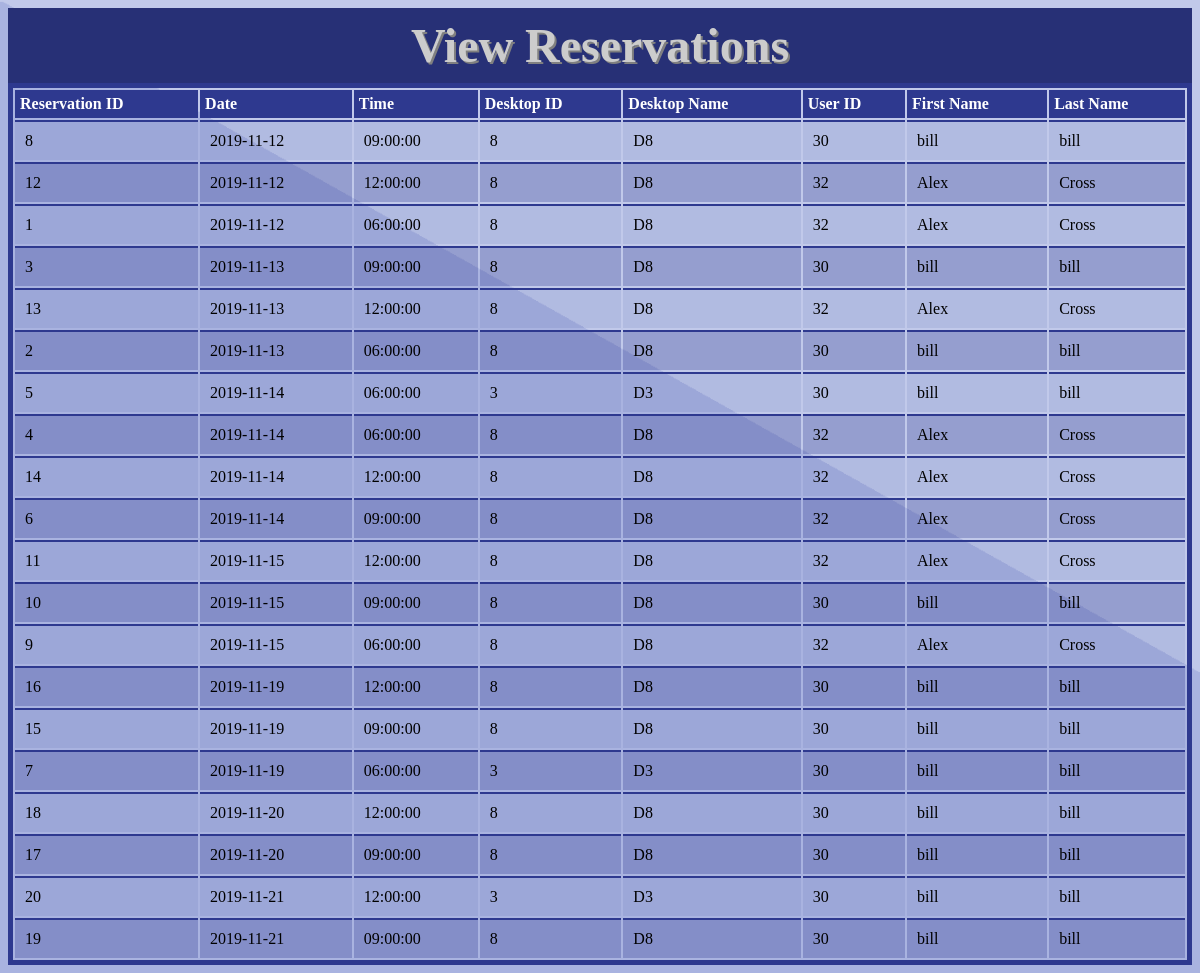
The page /Views/viewreservations.php on the database as committed earlier.
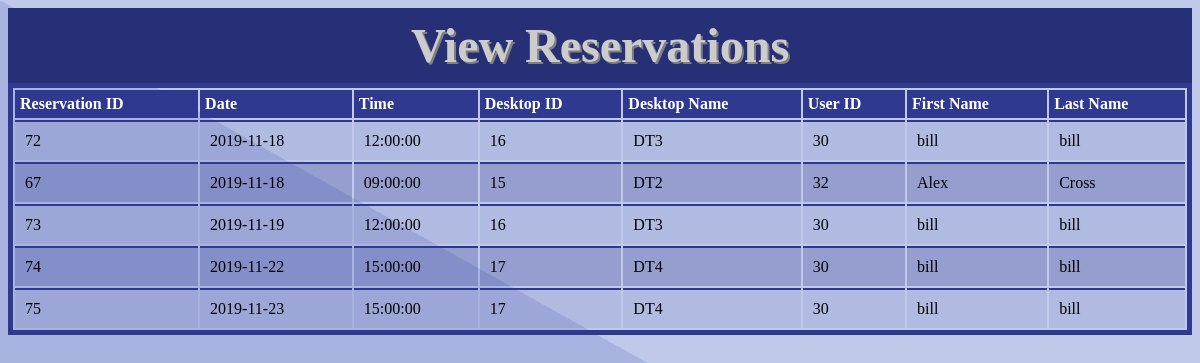
The same page on the database as committed later.
### tables this page shows
CREATE TABLE `reservation` (
  `reserve_id` int(11) NOT NULL AUTO_INCREMENT,
  `user_num` int(11) NOT NULL,
  `slot_id` int(11) NOT NULL,
  `dtop_id` int(11) NOT NULL,
  `b_num` int(11) NOT NULL,
  PRIMARY KEY (`reserve_id`),
  UNIQUE KEY `user_slot_unique` (`user_num`,`slot_id`),
  UNIQUE KEY `dtop_slot_unique` (`dtop_id`,`slot_id`),
  KEY `fk_slot` (`slot_id`),
  KEY `fk_b2` (`b_num`),
  CONSTRAINT `fk_b2` FOREIGN KEY (`b_num`) REFERENCES `build` (`b_num`),
  CONSTRAINT `fk_dtop2` FOREIGN KEY (`dtop_id`) REFERENCES `desktop` (`dtop_id`),
  CONSTRAINT `fk_slot` FOREIGN KEY (`slot_id`) REFERENCES `timeslot` (`slot_id`),
  CONSTRAINT `fk_user` FOREIGN KEY (`user_num`) REFERENCES `user` (`user_num`)
);

CREATE TABLE `timeslot` (
  `slot_id` int(11) NOT NULL AUTO_INCREMENT,
  `date` date NOT NULL,
  `start_time` time NOT NULL,
  `state` tinyint(4) NOT NULL DEFAULT '0',
  PRIMARY KEY (`slot_id`),
  UNIQUE KEY `slot_id_UNIQUE` (`slot_id`),
  UNIQUE KEY `starttime_date_unique_index` (`start_time`,`date`)
);

CREATE TABLE `desktop` (
  `dtop_id` int(11) NOT NULL AUTO_INCREMENT,
  `name` varchar(40) NOT NULL,
  `active_bit` bit(1) DEFAULT b'1',
  PRIMARY KEY (`dtop_id`),
  UNIQUE KEY `desktop_id_UNIQUE` (`dtop_id`)
);

CREATE TABLE `user` (
  `user_num` int(11) NOT NULL AUTO_INCREMENT,
  `first_name` varchar(30) NOT NULL,
  `last_name` varchar(30) NOT NULL,
  `username` varchar(20) NOT NULL,
  `email` varchar(40) NOT NULL,
  `password` varchar(256) DEFAULT NULL,
  `admin` int(1) DEFAULT NULL,
  `user_points` int(3) NOT NULL DEFAULT '100',
  `last_request` datetime DEFAULT NULL,
  `num_requests` int(2) NOT NULL DEFAULT '0',
  `department_id` int(2) DEFAULT NULL,
  `login_attempts` tinyint(3) unsigned DEFAULT '0',
  PRIMARY KEY (`user_num`),
  UNIQUE KEY `user_num_UNIQUE` (`user_num`),
  UNIQUE KEY `username_unique` (`username`),
  UNIQUE KEY `email_unique` (`email`),
  KEY `fk_department_idx` (`department_id`),
  CONSTRAINT `fk_department` FOREIGN KEY (`department_id`) REFERENCES `department` (`department_id`) ON DELETE NO ACTION ON UPDATE NO ACTION
);

### Views/viewreservations.php (the view, shortened to what this page needs)
<?php
        $dbh = ConnectDB();
?>
<html>
<head>
	<link rel="stylesheet" type="text/css"href="../Styles/displayTables.css">
</head>
<body class="background" background="../Images/Background.png">
<div class="header">View Reservations</div>
<table>
  <tr>
    <th>Reservation ID</th>
    <th>Date</th>
    <th>Time</th>
    <th>Desktop ID</th>
    <th>Desktop Name</th>
    <th>User ID</th>
    <th>First Name</th>
    <th>Last Name</th>
  </tr>
  <?php
    try{
      	$sql  = "SELECT reservation.reserve_id AS reserveID, ";
	$sql .= "reservation.slot_id AS slotID, ";
      	$sql .= "timeslot.date AS reserveDate, ";
	$sql .= "timeslot.start_time AS reserveTime, ";
	$sql .= "desktop.name AS dtopName, ";
	$sql .= "reservation.dtop_id AS dtop_num, ";
	$sql .= "reservation.user_num AS userID, ";
	$sql .= "user.first_name AS firstName, ";
	$sql .= "user.last_name AS lastName ";
	$sql .= "FROM reservation ";
	$sql .= "INNER JOIN user ON ";
	$sql .= "reservation.user_num = user.user_num ";
	$sql .= "INNER JOIN desktop ON ";
	$sql .= "reservation.dtop_id = desktop.dtop_id ";
	$sql .= "INNER JOIN timeslot ON ";
	$sql .= "reservation.slot_id = timeslot.slot_id ";
	$sql .= "ORDER BY timeslot.date";
      $stmt = $dbh->prepare($sql);
      $stmt->execute();
      foreach($stmt->fetchAll() as $reserve){
	$row  =  "<tr><td>" . $reserve['reserveID'];
	$row .= "</td><td>" . $reserve['reserveDate'];
	$row .= "</td><td>" . $reserve['reserveTime'];
	$row .= "</td><td>" . $reserve['dtop_num'];
	$row .= "</td><td>" . $reserve['dtopName'];
	$row .= "</td><td>" . $reserve['userID'];
	$row .= "</td><td>" . $reserve['firstName'];
	$row .= "</td><td>" . $reserve['lastName'];
	$row .= "</td></tr>";
	echo $row;
      }
    }
    catch(Exception $e){}
  ?>
</table>
</body>
</html>

Rows that differ between the two databases and show on the page:
removed reservation: reserve_id "8", slot.date "2019-11-12", slot.start_time "09:00:00", dtop "8", dtop.name "D8", user_num "30", user_num.first_name "bill", user_num.last_name "bill"
removed reservation: reserve_id "12", slot.date "2019-11-12", slot.start_time "12:00:00", dtop "8", dtop.name "D8", user_num "32", user_num.first_name "Alex", user_num.last_name "Cross"
removed reservation: reserve_id "1", slot.date "2019-11-12", slot.start_time "06:00:00", dtop "8", dtop.name "D8", user_num "32", user_num.first_name "Alex", user_num.last_name "Cross"
removed reservation: reserve_id "3", slot.date "2019-11-13", slot.start_time "09:00:00", dtop "8", dtop.name "D8", user_num "30", user_num.first_name "bill", user_num.last_name "bill"
removed reservation: reserve_id "13", slot.date "2019-11-13", slot.start_time "12:00:00", dtop "8", dtop.name "D8", user_num "32", user_num.first_name "Alex", user_num.last_name "Cross"
removed reservation: reserve_id "2", slot.date "2019-11-13", slot.start_time "06:00:00", dtop "8", dtop.name "D8", user_num "30", user_num.first_name "bill", user_num.last_name "bill"
removed reservation: reserve_id "5", slot.date "2019-11-14", slot.start_time "06:00:00", dtop "3", dtop.name "D3", user_num "30", user_num.first_name "bill", user_num.last_name "bill"
removed reservation: reserve_id "4", slot.date "2019-11-14", slot.start_time "06:00:00", dtop "8", dtop.name "D8", user_num "32", user_num.first_name "Alex", user_num.last_name "Cross"
removed reservation: reserve_id "14", slot.date "2019-11-14", slot.start_time "12:00:00", dtop "8", dtop.name "D8", user_num "32", user_num.first_name "Alex", user_num.last_name "Cross"
removed reservation: reserve_id "6", slot.date "2019-11-14", slot.start_time "09:00:00", dtop "8", dtop.name "D8", user_num "32", user_num.first_name "Alex", user_num.last_name "Cross"
removed reservation: reserve_id "11", slot.date "2019-11-15", slot.start_time "12:00:00", dtop "8", dtop.name "D8", user_num "32", user_num.first_name "Alex", user_num.last_name "Cross"
removed reservation: reserve_id "10", slot.date "2019-11-15", slot.start_time "09:00:00", dtop "8", dtop.name "D8", user_num "30", user_num.first_name "bill", user_num.last_name "bill"
removed reservation: reserve_id "9", slot.date "2019-11-15", slot.start_time "06:00:00", dtop "8", dtop.name "D8", user_num "32", user_num.first_name "Alex", user_num.last_name "Cross"
removed reservation: reserve_id "16", slot.date "2019-11-19", slot.start_time "12:00:00", dtop "8", dtop.name "D8", user_num "30", user_num.first_name "bill", user_num.last_name "bill"
removed reservation: reserve_id "15", slot.date "2019-11-19", slot.start_time "09:00:00", dtop "8", dtop.name "D8", user_num "30", user_num.first_name "bill", user_num.last_name "bill"
removed reservation: reserve_id "7", slot.date "2019-11-19", slot.start_time "06:00:00", dtop "3", dtop.name "D3", user_num "30", user_num.first_name "bill", user_num.last_name "bill"
removed reservation: reserve_id "18", slot.date "2019-11-20", slot.start_time "12:00:00", dtop "8", dtop.name "D8", user_num "30", user_num.first_name "bill", user_num.last_name "bill"
removed reservation: reserve_id "17", slot.date "2019-11-20", slot.start_time "09:00:00", dtop "8", dtop.name "D8", user_num "30", user_num.first_name "bill", user_num.last_name "bill"
removed reservation: reserve_id "20", slot.date "2019-11-21", slot.start_time "12:00:00", dtop "3", dtop.name "D3", user_num "30", user_num.first_name "bill", user_num.last_name "bill"
removed reservation: reserve_id "19", slot.date "2019-11-21", slot.start_time "09:00:00", dtop "8", dtop.name "D8", user_num "30", user_num.first_name "bill", user_num.last_name "bill"
added reservation: reserve_id "72", slot.date "2019-11-18", slot.start_time "12:00:00", dtop "16", dtop.name "DT3", user_num "30", user_num.first_name "bill", user_num.last_name "bill"
added reservation: reserve_id "67", slot.date "2019-11-18", slot.start_time "09:00:00", dtop "15", dtop.name "DT2", user_num "32", user_num.first_name "Alex", user_num.last_name "Cross"
added reservation: reserve_id "73", slot.date "2019-11-19", slot.start_time "12:00:00", dtop "16", dtop.name "DT3", user_num "30", user_num.first_name "bill", user_num.last_name "bill"
added reservation: reserve_id "74", slot.date "2019-11-22", slot.start_time "15:00:00", dtop "17", dtop.name "DT4", user_num "30", user_num.first_name "bill", user_num.last_name "bill"
added reservation: reserve_id "75", slot.date "2019-11-23", slot.start_time "15:00:00", dtop "17", dtop.name "DT4", user_num "30", user_num.first_name "bill", user_num.last_name "bill"
